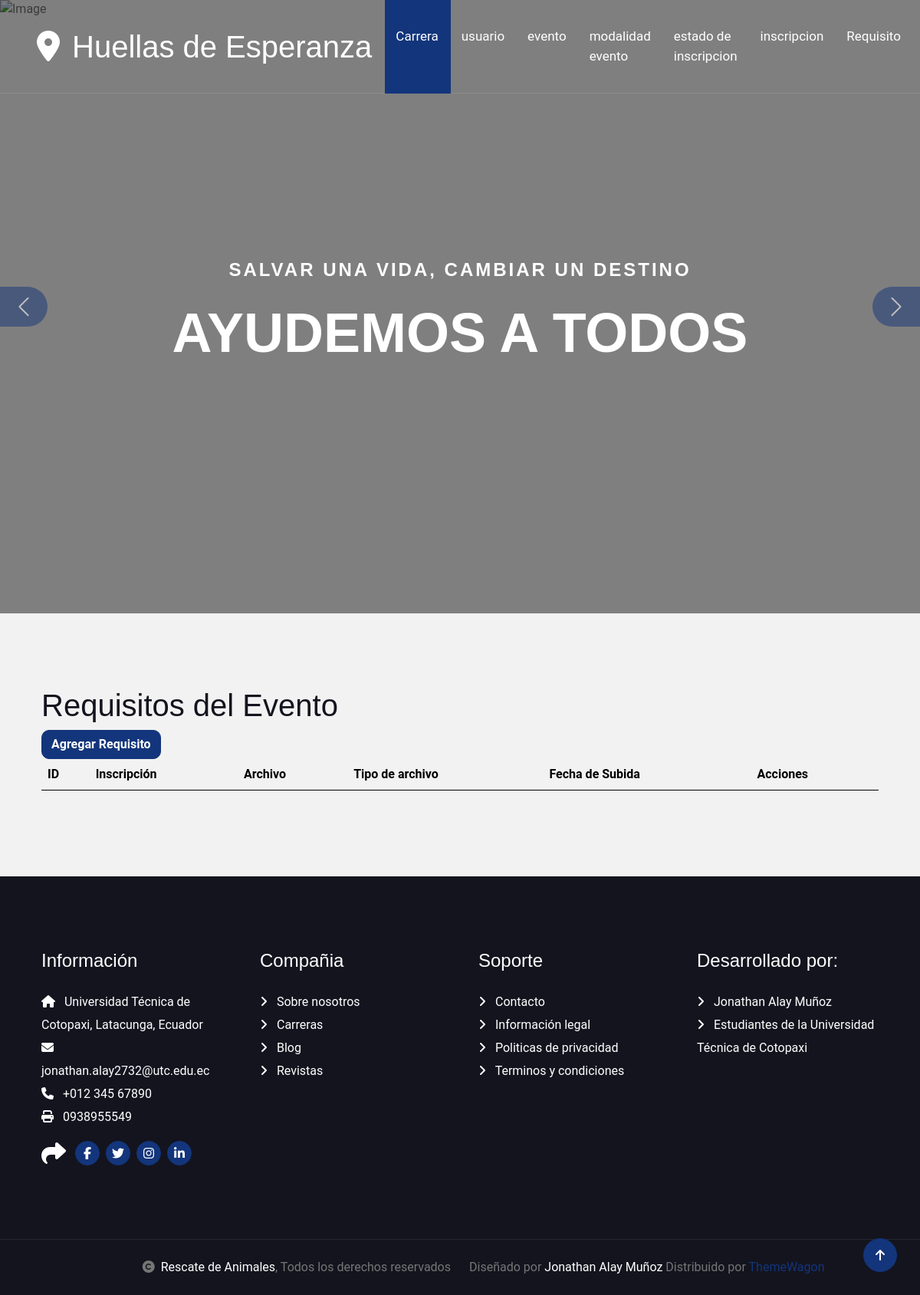
The app's page /archivorequisito, older data.
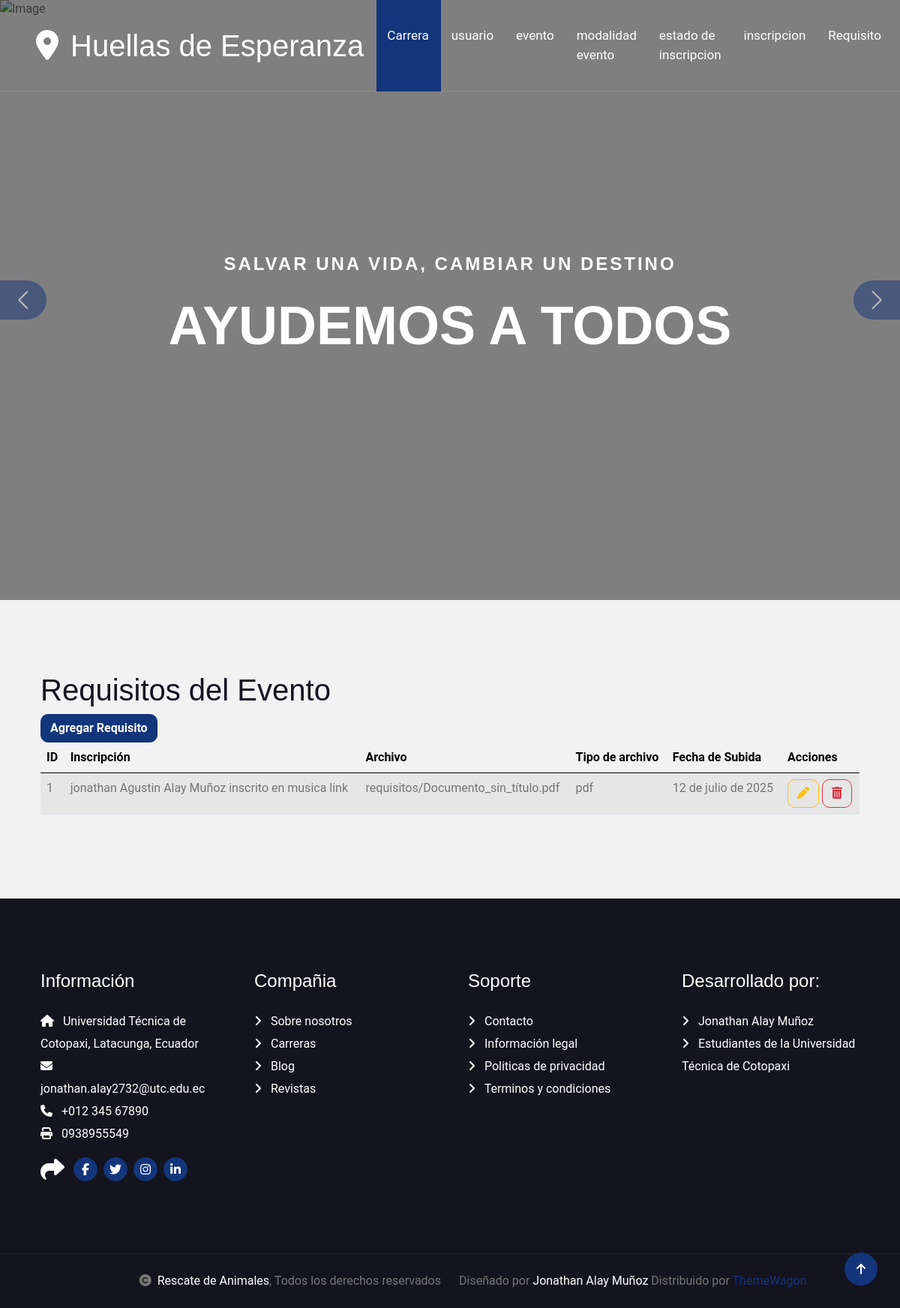
The same page, newer data.
### Aplicaciones/Eventos/models.py (models this page shows, shortened)
class ArchivoRequisito(models.Model):
    inscripcion = models.ForeignKey(Inscripcion, on_delete=models.CASCADE)
    archivo = models.FileField(upload_to='requisitos/')
    tipo_archivo = models.CharField(max_length=50)
    fecha_subida = models.DateField(auto_now_add=True)

class Inscripcion(models.Model):
    usuario = models.ForeignKey(Usuario, on_delete=models.CASCADE)
    evento = models.ForeignKey(Evento, on_delete=models.CASCADE)
    estado = models.ForeignKey(EstadoInscripcion, on_delete=models.SET_NULL, null=True)
    fecha_inscripcion = models.DateField(auto_now_add=True)
    def __str__(self):
        return f"{self.usuario} inscrito en {self.evento}"

class Usuario(models.Model):
    nombre_completo = models.CharField(max_length=100)
    correo = models.EmailField(unique=True)
    tipo = models.CharField(max_length=20)  # estudiante, docente, admin
    carrera = models.ForeignKey(Carrera, on_delete=models.SET_NULL, null=True)
    semestre = models.CharField(max_length=10)
    def __str__(self):
        return self.nombre_completo

class Evento(models.Model):
    nombre = models.CharField(max_length=200)
    descripcion = models.TextField()
    fecha_inicio = models.DateField()
    fecha_fin = models.DateField()
    cupos = models.PositiveIntegerField()
    modalidad = models.ForeignKey(ModalidadEvento, on_delete=models.SET_NULL, null=True)
    organizador = models.ForeignKey(Usuario, on_delete=models.CASCADE, related_name='eventos_organizados')
    def __str__(self):
        return self.nombre

### Aplicaciones/Eventos/views.py (the view)
# urls.py: path('archivorequisito', views.archivorequisito, name='archivorequisito'),
def archivorequisito(request):
    listadoArchivoRequisito = ArchivoRequisito.objects.all()
    return render(request, "archivorequisito.html", {'archivos_requisitos': listadoArchivoRequisito})

### Aplicaciones/Eventos/templates/archivoRequisito.html (shortened to what this page needs)
{% extends './plantilla.html' %}
{% block contenido %}
<h1>Requisitos del Evento</h1>
<a href="/nuevoArchivoRequisito" class="btn btn-primary">Agregar Requisito</a>
<table class="table table-border table-striped table-hover" id="tbl_lb_archivos_requisitos">
    <thead>
        <tr>
            <th>ID</th>
            <th>Inscripción</th>
            <th>Archivo</th>
            <th>Tipo de archivo </th>
            <th>Fecha de Subida</th>
            <th>Acciones</th>
        </tr>
    </thead>
    <tbody>
        {% for archivo_requisito in archivos_requisitos %}
        <tr>
            <td>{{ archivo_requisito.id }}</td>
            <td>{{ archivo_requisito.inscripcion }}</td>
            <td>{{ archivo_requisito.archivo }}</td>
            <td>{{ archivo_requisito.tipo_archivo }}</td>
            <td>{{ archivo_requisito.fecha_subida }}</td>
            <td>
                <a href="editarArchivoRequisito/{{ archivo_requisito.id }}" class="btn btn-outline-warning">
                    <i class="fa fa-pen"></i>
                </a>
                <a href="#" onclick="eliminarArchivoRequisito('{{ archivo_requisito.id }}');" class="btn btn-outline-danger">
                    <i class="fa fa-trash"></i>
                </a>
            </td>
        </tr>
        {% endfor %}
    </tbody>
</table>
{% endblock %}

Row changes from the older to the newer data that the page shows:
added ArchivoRequisito: id "1", inscripcion "jonathan Agustin Alay Muñoz inscrito en musica link", archivo "requisitos/Documento_sin_título.pdf", tipo_archivo "pdf", fecha_subida "12 de julio de 2025"
